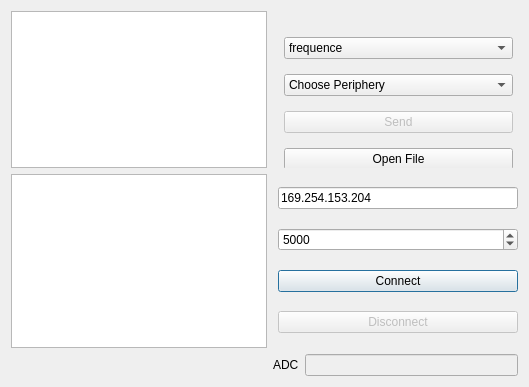
<?xml version="1.0" encoding="UTF-8"?>
<ui version="4.0">
 <class>Dialog</class>
 <widget class="QDialog" name="Dialog">
  <property name="geometry">
   <rect>
    <x>0</x>
    <y>0</y>
    <width>529</width>
    <height>387</height>
   </rect>
  </property>
  <property name="windowTitle">
   <string>Lab2 client</string>
  </property>
  <layout class="QGridLayout" name="gridLayout">
   <item row="0" column="0" rowspan="2">
    <widget class="QListWidget" name="lwLog"/>
   </item>
   <item row="2" column="0">
    <widget class="QPlainTextEdit" name="pteMessage"/>
   </item>
   <item row="3" column="2">
    <widget class="QLineEdit" name="lineEdit">
     <property name="enabled">
      <bool>false</bool>
     </property>
     <property name="font">
      <font>
       <kerning>true</kerning>
      </font>
     </property>
    </widget>
   </item>
   <item row="3" column="1">
    <widget class="QLabel" name="label">
     <property name="text">
      <string>ADC</string>
     </property>
    </widget>
   </item>
   <item row="2" column="1" colspan="2">
    <layout class="QVBoxLayout" name="verticalLayout">
     <property name="sizeConstraint">
      <enum>QLayout::SetDefaultConstraint</enum>
     </property>
     <property name="leftMargin">
      <number>5</number>
     </property>
     <item>
      <widget class="QLineEdit" name="leHost">
       <property name="text">
        <string>169.254.153.204</string>
       </property>
      </widget>
     </item>
     <item>
      <widget class="QSpinBox" name="sbPort">
       <property name="maximum">
        <number>65536</number>
       </property>
       <property name="value">
        <number>5000</number>
       </property>
      </widget>
     </item>
     <item>
      <widget class="QPushButton" name="pbConnect">
       <property name="text">
        <string>Connect</string>
       </property>
      </widget>
     </item>
     <item>
      <widget class="QPushButton" name="pbDisconnect">
       <property name="enabled">
        <bool>false</bool>
       </property>
       <property name="text">
        <string>Disconnect</string>
       </property>
      </widget>
     </item>
    </layout>
   </item>
   <item row="0" column="1" rowspan="2" colspan="2">
    <widget class="QWidget" name="widget" native="true">
     <property name="enabled">
      <bool>true</bool>
     </property>
     <widget class="QWidget" name="widget1" native="true">
      <property name="geometry">
       <rect>
        <x>0</x>
        <y>0</y>
        <width>251</width>
        <height>185</height>
       </rect>
      </property>
      <layout class="QVBoxLayout" name="verticalLayout_2">
       <property name="spacing">
        <number>0</number>
       </property>
       <item>
        <widget class="QComboBox" name="comboBox">
         <item>
          <property name="text">
           <string>frequence</string>
          </property>
         </item>
         <item>
          <property name="text">
           <string>OUT_DOUBLE_ADC</string>
          </property>
         </item>
         <item>
          <property name="text">
           <string>UART ENABLE</string>
          </property>
         </item>
         <item>
          <property name="text">
           <string>Double ADC 1kHz</string>
          </property>
         </item>
         <item>
          <property name="text">
           <string>Double ADC 10kHz</string>
          </property>
         </item>
         <item>
          <property name="text">
           <string>Double ADC 50kHz</string>
          </property>
         </item>
         <item>
          <property name="text">
           <string>EXT ADC1</string>
          </property>
         </item>
         <item>
          <property name="text">
           <string>ADC1 1kHz</string>
          </property>
         </item>
         <item>
          <property name="text">
           <string>ADC1 10kHz</string>
          </property>
         </item>
         <item>
          <property name="text">
           <string>ADC1 50kHz</string>
          </property>
         </item>
         <item>
          <property name="text">
           <string>SINGLE ADC2</string>
          </property>
         </item>
        </widget>
       </item>
       <item>
        <widget class="QComboBox" name="comboBox_2">
         <item>
          <property name="text">
           <string>Choose Periphery</string>
          </property>
         </item>
         <item>
          <property name="text">
           <string>Ethernet</string>
          </property>
         </item>
         <item>
          <property name="text">
           <string>UART</string>
          </property>
         </item>
        </widget>
       </item>
       <item>
        <widget class="QPushButton" name="pbSend">
         <property name="enabled">
          <bool>false</bool>
         </property>
         <property name="text">
          <string>Send</string>
         </property>
        </widget>
       </item>
       <item>
        <widget class="QPushButton" name="OpenFile">
         <property name="text">
          <string>Open File</string>
         </property>
        </widget>
       </item>
      </layout>
     </widget>
    </widget>
   </item>
  </layout>
 </widget>
 <layoutdefault spacing="6" margin="11"/>
 <resources/>
 <connections/>
</ui>
